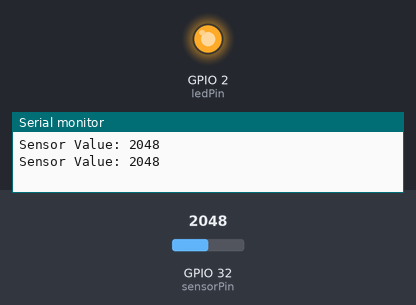
This sketch was run on a simulated ESP32. Shown: output pins drawn as LEDs (lit = HIGH), the last lines printed to the serial monitor. Inputs (shaded band) come from the test bench; at power-on: GPIO 32 (sensorPin) = 2048.

Above: at 1.8 s.
1.9 s: GPIO 32 (sensorPin) set to 1928
At 3.2 s:
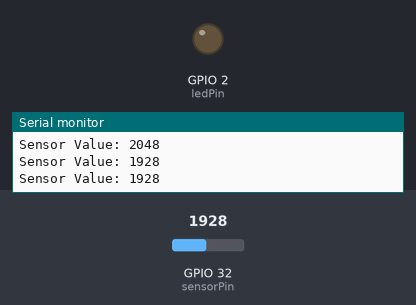
3.5 s: GPIO 32 (sensorPin) set to 2040
At 4.9 s:
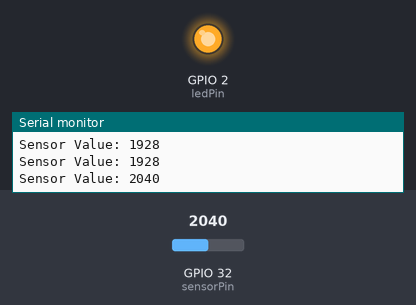
5.5 s: GPIO 32 (sensorPin) set to 1960
At 6.4 s:
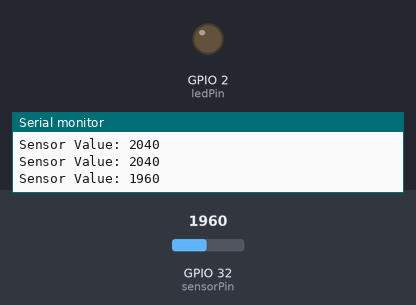
Timing chart, 0 to 8.5 s (numbered marks = the images above; inputs shaded):
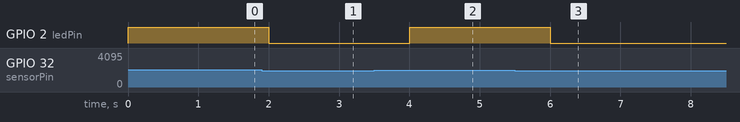

Measured:
- the behaviour switches between 2001 and 2000 on GPIO 32 (sensorPin) (found by bisection; images 0 and 1)
- after the input at 1.9 s, GPIO 2 (ledPin): HIGH → LOW after 0.10 s
- after the input at 3.5 s, GPIO 2 (ledPin): LOW → HIGH after 0.50 s
- after the input at 5.5 s, GPIO 2 (ledPin): HIGH → LOW after 0.50 s

The sketch:

prueba_humedad.ino
```cpp
// Define the pin connections
const int sensorPin = 32; // Analog pin where the sensor is connected
const int ledPin = 2;     // Digital pin for the onboard LED

void setup() {
    // Initialize serial communication at 115200 baud rate
    Serial.begin(115200);

    // Set the LED pin as an output
    pinMode(ledPin, OUTPUT);
}

void loop() {
    // Read the analog value from the sensor
    int sensorValue = analogRead(sensorPin);

    // Print the sensor value to the Serial Monitor
    Serial.print("Sensor Value: ");
    Serial.println(sensorValue);

    // Turn on the LED if the soil is dry (sensor value is high)
    if (sensorValue > 2000) {
        digitalWrite(ledPin, HIGH);
    } else {
        digitalWrite(ledPin, LOW);
    }

    // Wait for a second before taking another reading
    delay(1000);
}
```
